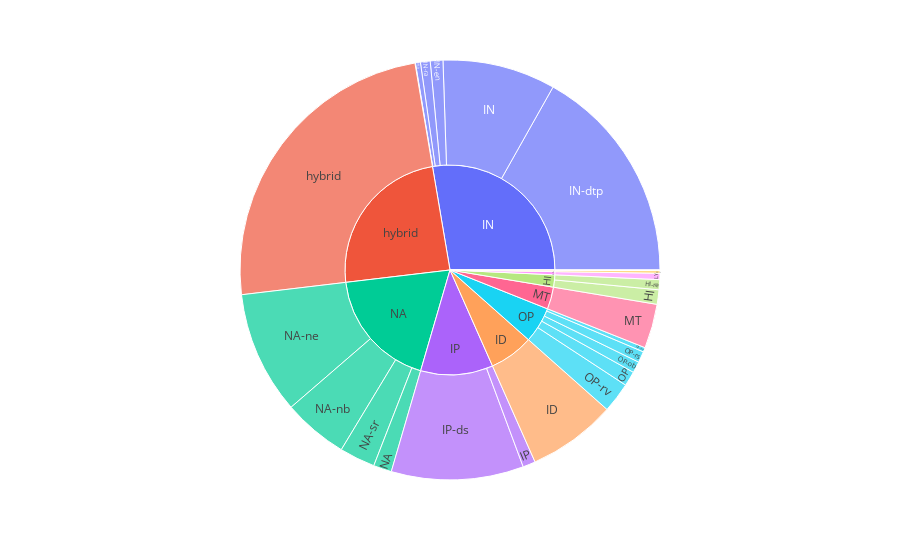

Write notebook code for a chart like this one.
### Code cell
fig.show()

### Figure 1 — Plotly figure (JSON) as saved in the notebook; plotly's stock layout.template omitted (floating-point values rounded to 4 significant figures)
{"data": [{"branchvalues": "total", "domain": {"x": [0, 1], "y": [0, 1]}, "hovertemplate": "labels=%{label}<br>value=%{value}<br>parent=%{parent}<br>id=%{id}<extra></extra>", "ids": ["HI/HI", "HI/HI-re", "ID/ID", "IN/IN", "IN/IN-dtp", "IN/IN-en", "IN/IN-fi", "IN/IN-lt", "IN/IN-ra", "IP/IP", "IP/IP-ds", "LY/LY", "MT/MT", "NA/NA", "NA/NA-nb", "NA/NA-ne", "NA/NA-sr", "OP/OP", "OP/OP-av", "OP/OP-ob", "OP/OP-rs", "OP/OP-rv", "SP/SP", "SP/SP-it", "error/error", "hybrid/hybrid", "HI", "ID", "IN", "IP", "LY", "MT", "NA", "OP", "SP", "error", "hybrid"], "labels": ["HI", "HI-re", "ID", "IN", "IN-dtp", "IN-en", "IN-fi", "IN-lt", "IN-ra", "IP", "IP-ds", "LY", "MT", "NA", "NA-nb", "NA-ne", "NA-sr", "OP", "OP-av", "OP-ob", "OP-rs", "OP-rv", "SP", "SP-it", "error", "hybrid", "HI", "ID", "IN", "IP", "LY", "MT", "NA", "OP", "SP", "error", "hybrid"], "name": "", "parents": ["HI", "HI", "ID", "IN", "IN", "IN", "IN", "IN", "IN", "IP", "IP", "LY", "MT", "NA", "NA", "NA", "NA", "OP", "OP", "OP", "OP", "OP", "SP", "SP", "error", "hybrid", "", "", "", "", "", "", "", "", "", "", ""], "type": "sunburst", "values": [34354, 23860, 210110, 268530, 519885, 30029, 1052, 11835, 23125, 29968, 314294, 14964, 105402, 43257, 154504, 291931, 84838, 35136, 10546, 26831, 26383, 71734, 1347, 6324, 4, 747569, 58214, 210110, 854456, 344262, 14964, 105402, 574530, 170630, 7671, 4, 747569]}], "layout": {"legend": {"tracegroupgap": 0}, "margin": {"t": 60}}}
